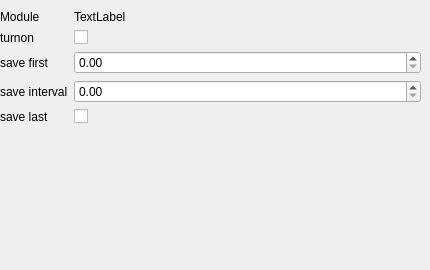
                <widget class="QWidget" name="page_19">
                 <widget class="QWidget" name="formLayoutWidget_8">
                  <property name="geometry">
                   <rect>
                    <x>0</x>
                    <y>10</y>
                    <width>421</width>
                    <height>251</height>
                   </rect>
                  </property>
                  <layout class="QFormLayout" name="formLayout_8">
                   <item row="1" column="0">
                    <widget class="QLabel" name="label_129">
                     <property name="text">
                      <string>turnon</string>
                     </property>
                    </widget>
                   </item>
                   <item row="1" column="1">
                    <widget class="QCheckBox" name="checkBox_33">
                     <property name="text">
                      <string/>
                     </property>
                    </widget>
                   </item>
                   <item row="2" column="0">
                    <widget class="QLabel" name="label_130">
                     <property name="text">
                      <string>save first</string>
                     </property>
                    </widget>
                   </item>
                   <item row="2" column="1">
                    <widget class="QDoubleSpinBox" name="doubleSpinBox_13"/>
                   </item>
                   <item row="3" column="1">
                    <widget class="QDoubleSpinBox" name="doubleSpinBox_14"/>
                   </item>
                   <item row="4" column="0">
                    <widget class="QLabel" name="label_131">
                     <property name="text">
                      <string>save last</string>
                     </property>
                    </widget>
                   </item>
                   <item row="4" column="1">
                    <widget class="QCheckBox" name="checkBox_34">
                     <property name="text">
                      <string/>
                     </property>
                    </widget>
                   </item>
                   <item row="3" column="0">
                    <widget class="QLabel" name="label_132">
                     <property name="text">
                      <string>save interval</string>
                     </property>
                    </widget>
                   </item>
                   <item row="0" column="0">
                    <widget class="QLabel" name="label_133">
                     <property name="text">
                      <string>Module</string>
                     </property>
                    </widget>
                   </item>
                   <item row="0" column="1">
                    <widget class="QLabel" name="label_134">
                     <property name="text">
                      <string>TextLabel</string>
                     </property>
                    </widget>
                   </item>
                  </layout>
                 </widget>
                </widget>
